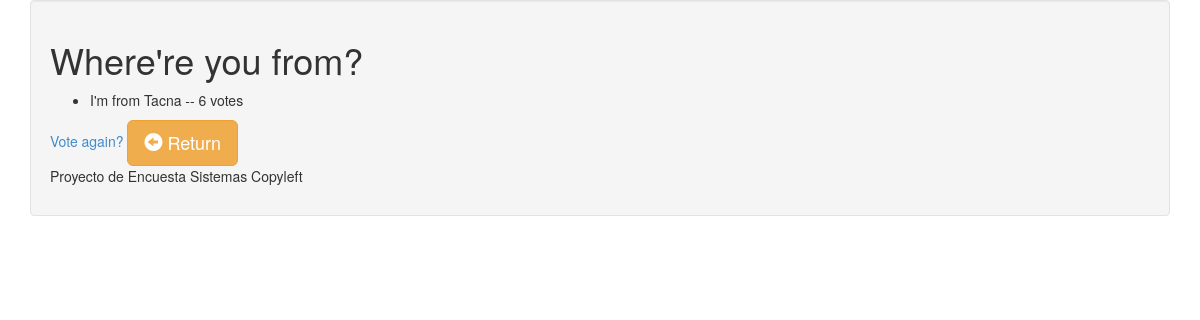
Screenshot of /polls/3/results/ with the database file from the repository.
### polls/models.py (models this page shows, shortened)
class Poll(models.Model):
    question = models.CharField(max_length=200)
    pub_date = models.DateTimeField('date published')
    def was_published_recently(self):
        return self.pub_date >= timezone.now() - datetime.timedelta(days=1)
    was_published_recently.admin_order_field = 'pub_date'
    was_published_recently.boolean = True
    was_published_recently.short_description = 'Published recently?'

class Choice(models.Model):
    poll = models.ForeignKey(Poll)
    choice_text = models.CharField(max_length=200)
    votes = models.IntegerField(default=0)

### polls/views.py (the view)
# urls.py: url(r'^(?P<pk>\d+)/results/$', views.ResultsView.as_view(), name='results'),
class ResultsView(generic.DetailView):
    model = Poll
    template_name = 'polls/results.html'

### templates/polls/results.html (shortened to what this page needs)
{% extends "base.html" %}
{% block contenido %}
<h1>{{ poll.question }}</h1>
<ul>
{% for choice in poll.choice_set.all %}
    <li>{{ choice.choice_text }} -- {{ choice.votes }} vote{{ choice.votes|pluralize }}</li>
{% endfor %}
</ul>
<a href="{% url 'polls:detail' poll.id %}">Vote again?</a>
<a href="/question" class= "btn btn-warning btn-lg"><span class="glyphicon glyphicon-circle-arrow-left"></span> Return</a>
{% endblock contenido %}

### rows the page displays
Poll: question "Where're you from?"
Choice: choice_text "I'm from Tacna", votes "6"
